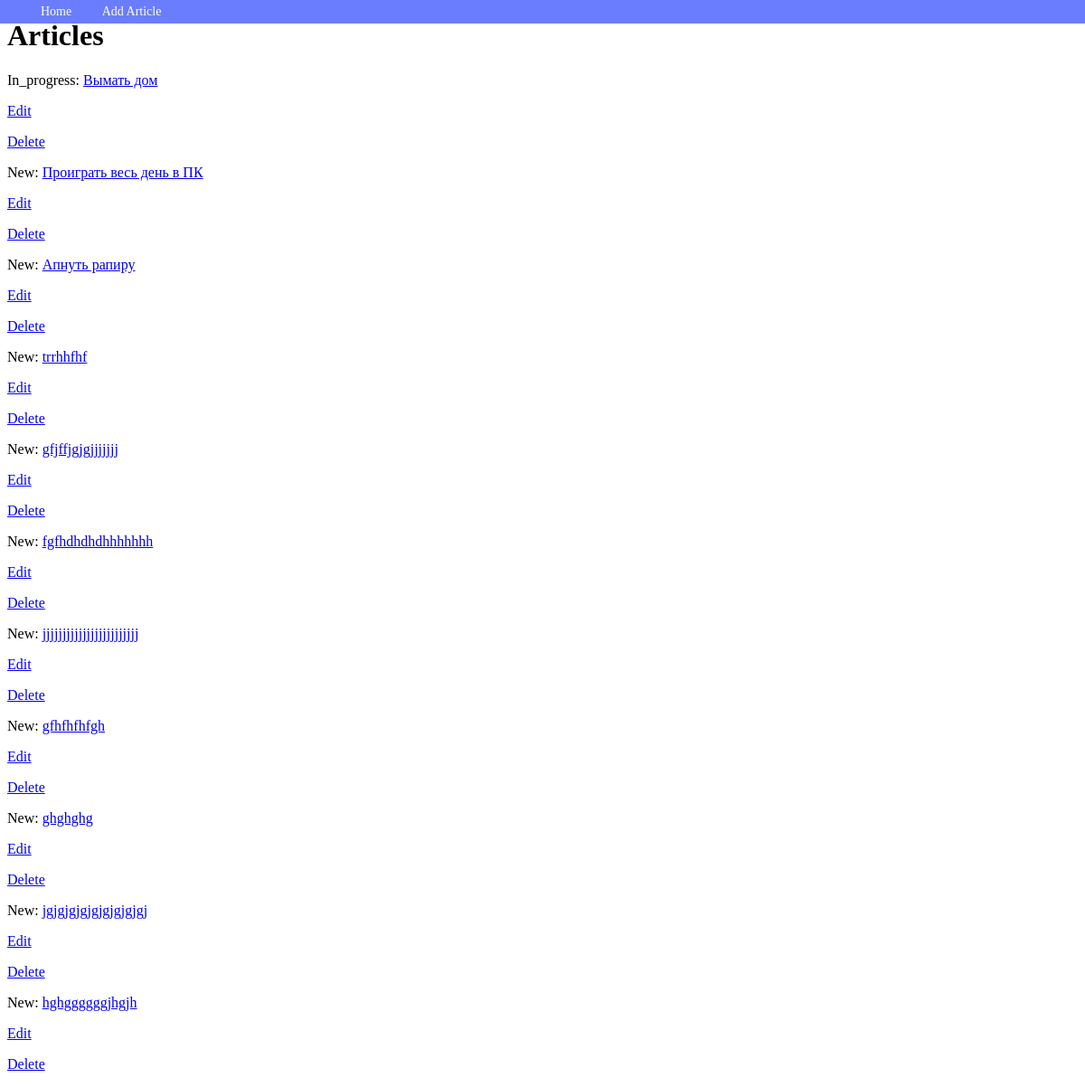
Before: / with the older database file.
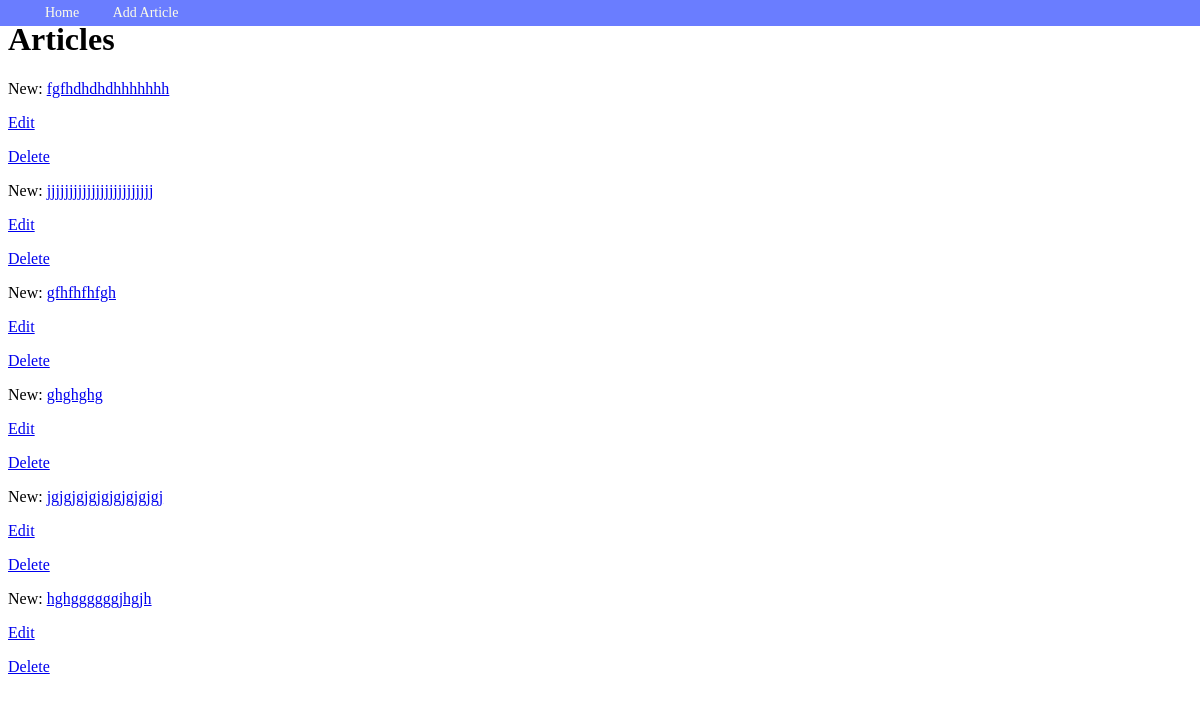
After: the same page with the newer database file.
### webapp/models.py (models this page shows, shortened)
class Modern(models.Model):
    title = models.TextField(max_length=3000, null=False, blank=False)
    status = models.CharField(max_length=100, null=False, blank=False, default='New')
    time = models.DateField(null=True, blank=True)
    text_f = models.TextField(max_length=5000, null=True, blank=True)
    class Meta:
        db_table = 'modern'
        verbose_name = 'Задача'
        verbose_name_plural = 'Задачи'

### webapp/views.py (the view)
# urls.py: path('', index_view, name='home'),
def index_view(request):
    moderns = Modern.objects.all()
    return render(request, 'index.html', context={'moderns': moderns})

### webapp/templates/index.html (shortened to what this page needs)
{% extends 'base.html' %}
{% block menu %}
<li><a href="{% url 'create' %}">Add Article</a></li>
{% endblock %}
{% block content %}
<div class="container">
    <h1>Articles</h1>
    {% for modern in moderns %}
        <p>{{ modern.status }}: <a href="{% url 'view' modern.pk %}">{{ modern.title }}</a></p>
        <p><a href="{% url 'modern_update' modern.pk %}">Edit</a></p>
        <p><a href="{% url 'modern_delete' modern.pk %}">Delete</a></p>
    {% endfor %}
</div>
{% endblock %}

### webapp/templates/base.html (shortened to what this page needs)
{% load static %}
<!doctype html>
<html lang="en">
<head>
    <link rel="stylesheet" href="{% static 'css/nav.css' %}">
</head>
<body>
<nav class="navbar">
    <div class="container">
        <ul class="menu">
            <li><a href="{% url 'home' %}">Home</a></li>
            {% block menu %}{% endblock %}
        </ul>
    </div>
</nav>
<div class="container">
    {% block content %}{% endblock %}
</div>
</body>
</html>

### webapp/static/css/nav.css (style rules this page uses)
body { ... margin-top: 40px; }
.navbar { display: block; background: #6a7dff; position: fixed; top: 0; right: 0; left: 0; font-size: 0; box-sizing: border-box; padding: 1px 30px; }
.menu { font-size: 14px; line-height: 1; padding: 0; margin: 0; display: inline-block; color: #fffee8; }
.menu li { display: inline-block; }
.menu a { display: inline-block; text-decoration: none; color: inherit; padding: 5px 15px; }

Changed rows visible on the page:
removed Modern: status "In_progress", title "Вымать дом"
removed Modern: status "New", title "Проиграть весь день в ПК"
removed Modern: status "New", title "Апнуть рапиру"
removed Modern: status "New", title "trrhhfhf"
removed Modern: status "New", title "gfjffjgjgjjjjjjj"
